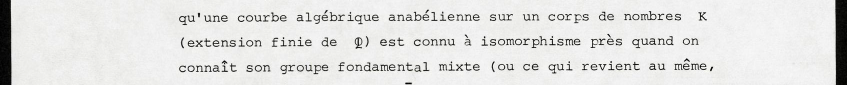
#> input picture raw/archive_api_typescripts_20261112/pilot/crops/esq019_connu.png, 1694 x 170 px, given in place of 39_scan020.jpg, which was not available (shown at 1/2 size)
$ python reader3_39_scan020_crops.py
#> lines starting #> are read from the running program, lines starting #| are printed output that depends on the picture
"""Create retained visual-reading crops for statement L1548 on scan 39/20."""
from pathlib import Path
from PIL import Image, ImageEnhance

ROOT = Path(__file__).resolve().parents[1]
SOURCE = ROOT / "source/IM06_33-45_scans/39_scan020.jpg"
CROPS = [
    ("39_scan020_L1548_final_formula.png", (645, 1765, 1470, 1900)),
    ("39_scan020_L1548_alpha_coefficient.png", (1070, 1780, 1470, 1885)),
    ("39_scan020_L1548_deleted_coefficient.png", (745, 1800, 885, 1890)),
    ("39_scan020_L1548_index_comparison.png", (955, 55, 1410, 170)),
]

image = Image.open(SOURCE)
#> image is the input picture: PIL image 1694x170 RGB; mean R, G, B 224.4, 224.4, 223.1
(ROOT / "crops").mkdir(exist_ok=True)
for filename, box in CROPS:
    crop = ImageEnhance.Contrast(image.crop(box)).enhance(1.25)
    crop = crop.resize(
        (2600, round(crop.height * 2600 / crop.width)), Image.Resampling.LANCZOS
    )
    crop.save(ROOT / "crops" / filename)
    print(f"crops/{filename}")
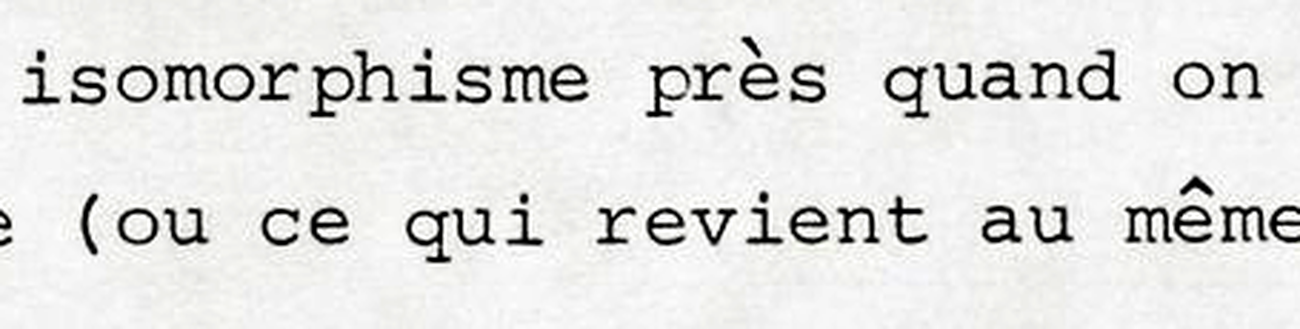
#> crop: PIL image 2600x657 RGB (shown at 1/2 size); mean R, G, B 226.8, 226.8, 225.4

$ run again, on raw/pro_returns/LM7_FERMAT_TOWER_20261113T1842Z/LM7_FERMAT_TOWER/qa/contact_097_112.jpg
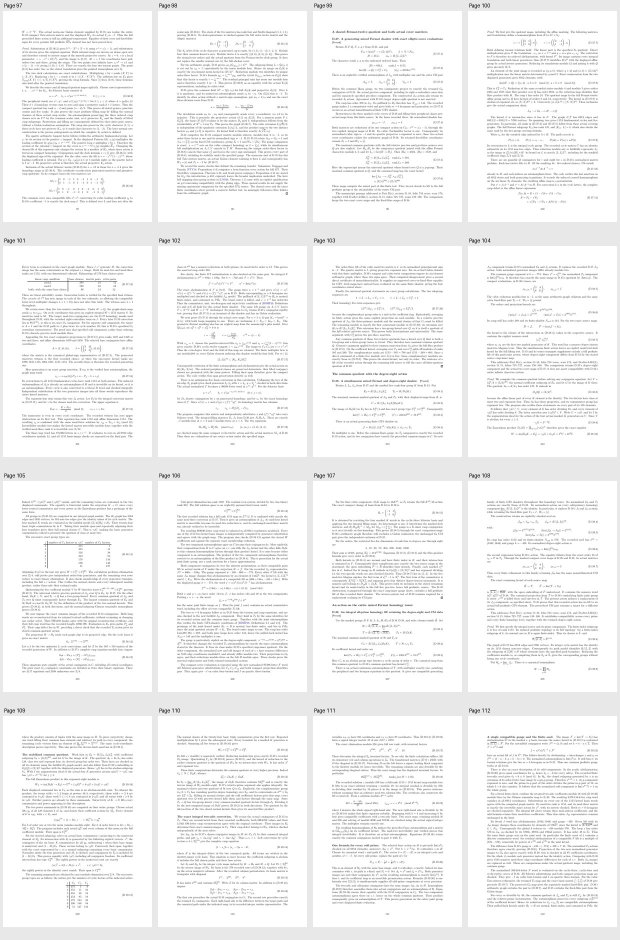
#> input picture raw/pro_returns/LM7_FERMAT_TOWER_20261113T1842Z/LM7_FERMAT_TOWER/qa/contact_097_112.jpg, 1240 x 1880 px, given in place of 39_scan020.jpg, which was not available (shown at 1/2 size)
#> image is the input picture: PIL image 1240x1880 RGB; mean R, G, B 242.1, 242.1, 242.1
#> the loop `for filename, box in CROPS:` made 4 passes
#> pass 1, `crop = ImageEnhance.Contrast(image.crop(box)).enhance(1.25)`:
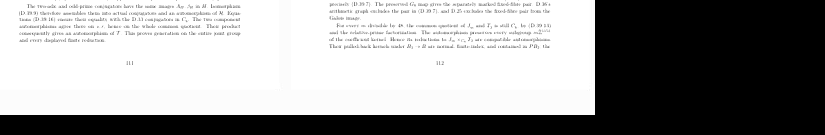
#> crop: PIL image 825x135 RGB; min 0, max 255, mean 153.1
#> after the loop `for filename, box in CROPS:`:
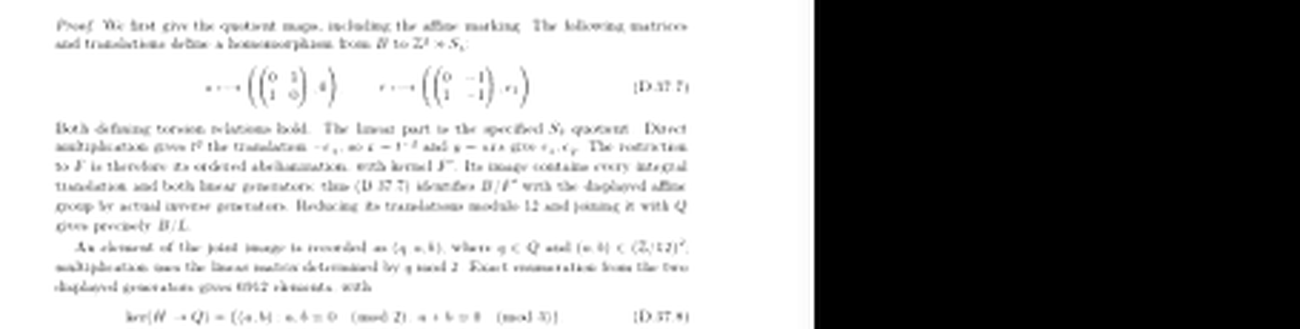
#> crop: PIL image 2600x657 RGB (shown at 1/2 size); min 0, max 255, mean 153.2
